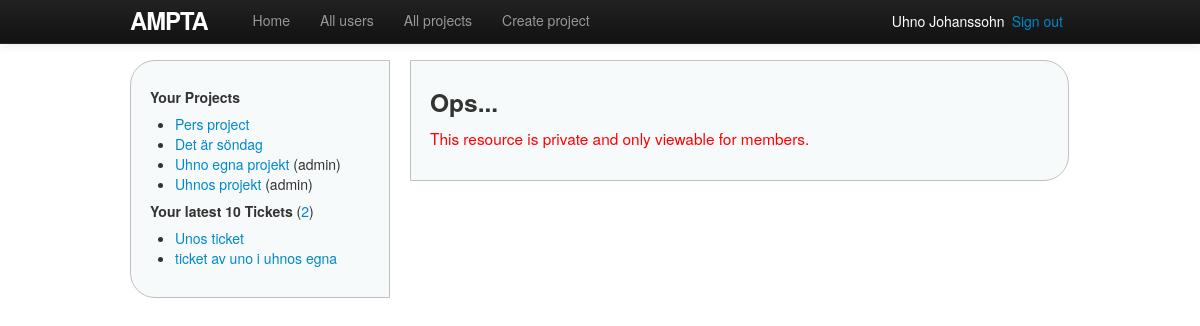
Page /projects/12/ (signed in) on the committed database.
### ampta/models.py (models this page shows, shortened)
class Project(models.Model):
    name = models.CharField(max_length=30)
    description = models.TextField()
    start_date = models.DateField()
    end_date = models.DateField()
    users = models.ManyToManyField(User, related_name='projects', blank=True)
    owner = models.ForeignKey(User, related_name='projects_owned_by_user')
    date_added = models.DateTimeField()
    date_updated = models.DateTimeField()
    def owned_by_user(self, user):
        return self.owner == user
    def has_user(self, user):
        return user in self.users.all()

class Ticket(models.Model):
    name = models.CharField(max_length=30)
    description = models.TextField()
    start_date = models.DateField();
    end_date = models.DateField();
    status = models.ForeignKey(Status, related_name='tickets')
    project = models.ForeignKey(Project, related_name='tickets')
    owner = models.ForeignKey(User, related_name='tickets')
    date_added = models.DateTimeField()
    date_updated = models.DateTimeField()

### ampta/modules/decorators.py (the view)
    def wrapper(request, project_id=None, *args, **kwargs):
        user = request.user
        project = get_object_or_404(Project, id=project_id)
        if not project.has_user(user) and not project.owned_by_user(user):
            return render(request, 'shared/error.html', {'error_type': 'private'})
        return function(request, project_id, project, *args, **kwargs)

### ampta/templatetags/custom_filters.py (called while the page is built)
@register.filter(name='user_projects')
def user_projects(user):
    projects = user.projects.order_by('-date_added')
    return projects

@register.filter(name='project_owned_by_user')
def project_owned_by_user(project, user):
    return project.owned_by_user(user)

### ampta/templates/shared/error.html (shortened to what this page needs)
{% extends 'shared/base.html' %}
{% block content %}
<h3>Ops...</h3>
{% if error_type == 'private' %}
	<p class="redAlert">This resource is private and only viewable for members.</p>
{% endif %}
{% endblock %}

### ampta/templates/shared/base.html (shortened to what this page needs)
<!DOCTYPE html>
<html>
	<head>
		{% block styles %}
			<link rel="stylesheet" href="http://code.jquery.com/ui/1.10.1/themes/base/jquery-ui.css" />
			<link rel="stylesheet" type="text/css" href="{{ STATIC_URL }}styles/bootstrap.min.css">
			<link rel="stylesheet" type="text/css" href="{{ STATIC_URL }}styles/site.css">
		{% endblock %}
	</head>
	<body>
	{% block body %}
		<div class="container">
		<header>
			<nav class="navbar navbar-inverse navbar-fixed-top">
				<div class="navbar-inner">
					<div class="container">
						<a href="{% url home %}" id="logo" class="brand">Ampta</a>
						<div class="nav-collapse collapse">
							<ul class="nav">
								<li {% if home_active %}class="active"{% endif %}>
									<a href="{% url home %}">Home</a>
								</li>
								<li {% if all_users_active %}class="active"{% endif %}>
									<a href="{% url users %}">All users</a>
								</li>
								<li {% if projects_active %}class="active"{% endif %}>
									<a href="{% url projects %}">All projects</a>
								</li>
								<li {% if create_projects_active %}class="active"{% endif %}>
									<a href="{% url new_project %}">Create project</a>
								</li>
							</ul>
						</div>
						<span class="sign_out pull-right"><a href="{% url logout %}">Sign out</a></span>
						<span class="active_user pull-right">
							<a href="{% url user user.id %}">{{ user.get_full_name }}</a>
						</span>
					</div>
				</div>
			</nav>
		</header>
		<div class="sidenav pull-left">
			{% include 'shared/_sidenav_projects_tickets.html' %}
		</div>
		<div class="main pull-left">
			{% block content %}{% endblock %}
		</div>
		</div>
	{% endblock body %}
	</body>
</html>

### ampta/templates/shared/_sidenav_projects_tickets.html (shortened to what this page needs)
{% load custom_filters %}
<h5>Your Projects</h5>
<ul>
{% with projects=user|user_projects %}
{% for p in projects %}
	<li>
		<a href="{% url project p.id %}">{{ p.name }}</a>
		{% if p|project_owned_by_user:user %}(admin){% endif %}
	</li>
{% endfor%}
{% endwith %}
</ul>
<h5>Your latest 10 Tickets
	<span class="countTickets">(<a href="{% url tickets %}">{{ user.tickets.count }}</a>)</span>
</h5>
<ul>
{% for t in user.tickets.all|dictsortreversed:"date_added"|slice:"10" %}
	<li><a href="{% url project_ticket t.project.id t.id %}">{{ t.name }}</a></li>
{% endfor %}
</ul>

### ampta/static/styles/site.css (style rules this page uses)
html { overflow-y: scroll; }
body { padding-top: 60px; padding-bottom: 15px; }
h1, h2, h3, h4, h5, h6 { line-height: 1; }
p { font-size: 1.1em; line-height: 1.7em; }
#logo { float: left; margin-right: 10px; font-size: 1.7em; color: #fff; text-transform: uppercase; letter-spacing: -1px; padding-top: 9px; font-weight: bold; line-height: 1; }
.active_user, .sign_out { display: block; margin-top: 11px; margin-right: 7px; color: white; }
.active_user a { color: white; }
.sidenav { width: 220px; margin-right: 20px; padding: 9px; border: 1px solid #c0c0c0; background: #f7fafa; padding: 19px; border-radius: 25px 0 0 25px; -moz-border-radius: 25px 0 0 25px; }
.main { padding: 9px; width: 619px; border: 1px solid #c0c0c0; background: #f7fafa; padding: 19px; border-radius: 0 25px 25px 0; -moz-border-radius: 0 25px 25px 0; }
.errorlist, .redAlert { color: red; }
.countTickets { font-weight: normal; text-decoration: italic; }

### rows in the picture
Project: name "Pers project"
Project: name "Det är söndag"
Project: name "Uhno egna projekt", shows "(admin)"
Project: name "Uhnos projekt", shows "(admin)"
Ticket: name "Unos ticket"
Ticket: name "ticket av uno i uhnos egna"

### other values in the picture
{{ user.get_full_name }} "Uhno Johanssohn"
{{ user.tickets.count }} "2"
